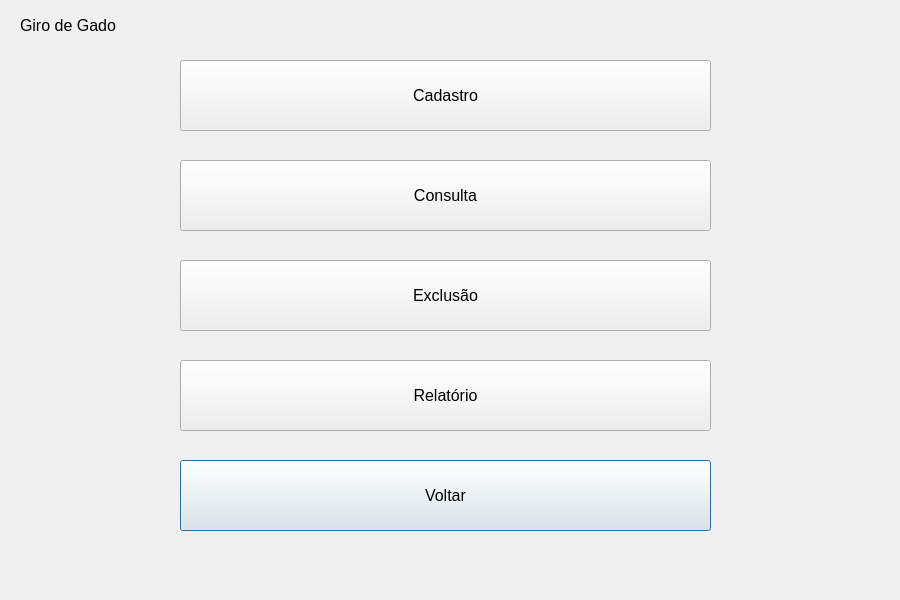
<?xml version="1.0" encoding="UTF-8"?>
<ui version="4.0">
 <class>FinancialManagementScreen</class>
 <widget class="QDialog" name="FinancialManagementScreen">
  <property name="geometry">
   <rect>
    <x>0</x>
    <y>0</y>
    <width>900</width>
    <height>600</height>
   </rect>
  </property>
  <property name="windowTitle">
   <string>Tela de Gerenciamento Financeiro</string>
  </property>
  <widget class="QLabel" name="labelTitle">
   <property name="geometry">
    <rect>
     <x>20</x>
     <y>10</y>
     <width>121</width>
     <height>31</height>
    </rect>
   </property>
   <property name="font">
    <font>
     <pointsize>12</pointsize>
    </font>
   </property>
   <property name="text">
    <string>Giro de Gado</string>
   </property>
  </widget>
  <widget class="QPushButton" name="backButton">
   <property name="geometry">
    <rect>
     <x>180</x>
     <y>460</y>
     <width>531</width>
     <height>71</height>
    </rect>
   </property>
   <property name="font">
    <font>
     <pointsize>12</pointsize>
    </font>
   </property>
   <property name="text">
    <string>Voltar</string>
   </property>
  </widget>
  <widget class="QPushButton" name="reportButton">
   <property name="geometry">
    <rect>
     <x>180</x>
     <y>360</y>
     <width>531</width>
     <height>71</height>
    </rect>
   </property>
   <property name="font">
    <font>
     <pointsize>12</pointsize>
    </font>
   </property>
   <property name="text">
    <string>Relatório</string>
   </property>
  </widget>
  <widget class="QPushButton" name="removeButton">
   <property name="geometry">
    <rect>
     <x>180</x>
     <y>260</y>
     <width>531</width>
     <height>71</height>
    </rect>
   </property>
   <property name="font">
    <font>
     <pointsize>12</pointsize>
    </font>
   </property>
   <property name="text">
    <string>Exclusão</string>
   </property>
  </widget>
  <widget class="QPushButton" name="queryButton">
   <property name="geometry">
    <rect>
     <x>180</x>
     <y>160</y>
     <width>531</width>
     <height>71</height>
    </rect>
   </property>
   <property name="font">
    <font>
     <pointsize>12</pointsize>
    </font>
   </property>
   <property name="text">
    <string>Consulta</string>
   </property>
  </widget>
  <widget class="QPushButton" name="registerButton">
   <property name="geometry">
    <rect>
     <x>180</x>
     <y>60</y>
     <width>531</width>
     <height>71</height>
    </rect>
   </property>
   <property name="font">
    <font>
     <pointsize>12</pointsize>
    </font>
   </property>
   <property name="text">
    <string>Cadastro</string>
   </property>
  </widget>
 </widget>
 <resources/>
 <connections/>
</ui>
